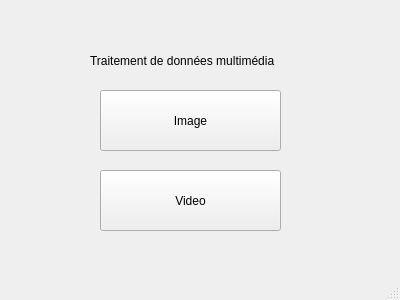
<?xml version="1.0" encoding="UTF-8"?>
<ui version="4.0">
 <class>MainWindow</class>
 <widget class="QMainWindow" name="MainWindow">
  <property name="geometry">
   <rect>
    <x>0</x>
    <y>0</y>
    <width>400</width>
    <height>300</height>
   </rect>
  </property>
  <property name="windowTitle">
   <string>MainWindow</string>
  </property>
  <widget class="QWidget" name="centralWidget">
   <widget class="QLabel" name="label">
    <property name="geometry">
     <rect>
      <x>90</x>
      <y>40</y>
      <width>201</width>
      <height>41</height>
     </rect>
    </property>
    <property name="text">
     <string>Traitement de données multimédia</string>
    </property>
   </widget>
   <widget class="QPushButton" name="image">
    <property name="geometry">
     <rect>
      <x>100</x>
      <y>90</y>
      <width>181</width>
      <height>61</height>
     </rect>
    </property>
    <property name="text">
     <string>Image</string>
    </property>
   </widget>
   <widget class="QPushButton" name="video">
    <property name="geometry">
     <rect>
      <x>100</x>
      <y>170</y>
      <width>181</width>
      <height>61</height>
     </rect>
    </property>
    <property name="text">
     <string>Video</string>
    </property>
   </widget>
  </widget>
  <widget class="QStatusBar" name="statusBar"/>
 </widget>
 <layoutdefault spacing="6" margin="11"/>
 <resources/>
 <connections/>
</ui>
